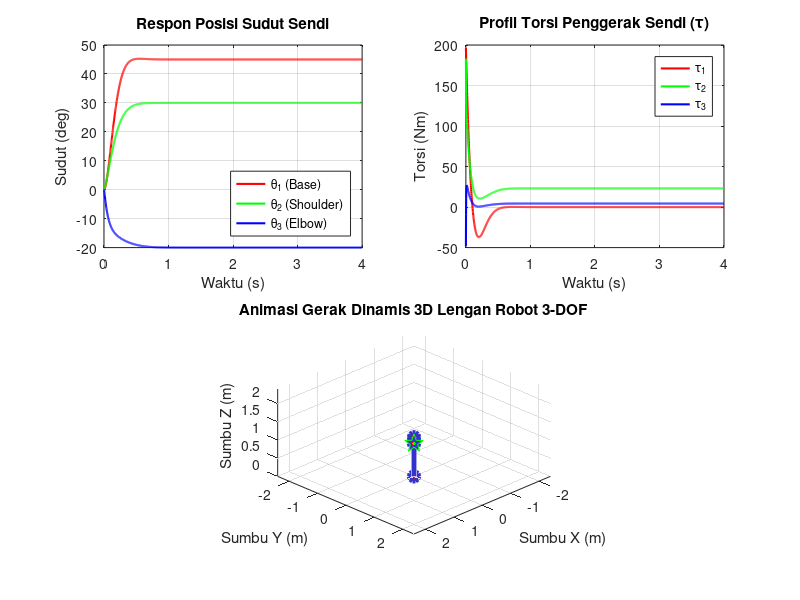

This figure's MATLAB source:
%% SIMULASI DINAMIKA ROBOT ARTICULATED 3-DOF (TIPE RRR - DH MODEL)
% Topik: Forward Dynamics & Pengendalian Torsi Sendi 3D
% Catatan: Dijalankan langsung dalam satu script tunggal tanpa fungsi terpisah.

clear; clc; close all;

%% 1. PARAMETER FISIK DAN GEOMETRI ROBOT
m1 = 3.0;    % Massa Link 1 / Base Assembly (kg)
m2 = 2.5;    % Massa Link 2 / Upper Arm (kg)
m3 = 1.5;    % Massa Link 3 / Forearm (kg)

d1 = 1.0;    % Tinggi Base ke Shoulder (m)
a2 = 0.8;    % Panjang Link Shoulder ke Elbow (m)
a3 = 0.6;    % Panjang Link Elbow ke End-Effector (m)

lc1 = d1 / 2; % Pusat massa Link 1 dari Base (m)
lc2 = a2 / 2; % Pusat massa Link 2 dari Shoulder (m)
lc3 = a3 / 2; % Pusat massa Link 3 dari Elbow (m)

I1 = 0.25;   % Momen inersia Link 1 (kg*m^2)
I2 = 0.20;   % Momen inersia Link 2 (kg*m^2)
I3 = 0.10;   % Momen inersia Link 3 (kg*m^2)

g = 9.81;    % Percepatan gravitasi (m/s^2)

%% 2. TARGET POSISI & GAIN KENDALI PD
% Target Sudut Sendi [theta1; theta2; theta3] (dalam radian)
q_target = [deg2rad(45); deg2rad(30); deg2rad(-20)];

% Matriks Gain Kendali PD (Proportional-Derivative) 3x3
Kp = diag([250, 300, 150]);
Kd = diag([40,  50,  20]);

%% 3. PARAMETER SIMULASI NUMERIK
dt = 0.002;          % Langkah waktu integrasi / sampling time (s)
t_end = 4.0;         % Total durasi simulasi (s)
t = 0:dt:t_end;
N = length(t);

% Pre-alokasi matriks data (3 x N)
q   = zeros(3, N);   % Posisi sudut sendi [theta1; theta2; theta3]
dq  = zeros(3, N);   % Kecepatan sudut sendi [dtheta1; dtheta2; dtheta3]
ddq = zeros(3, N);   % Percepatan sudut sendi [ddtheta1; ddtheta2; ddtheta3]
tau = zeros(3, N);   % Torsi aktuator sendi [tau1; tau2; tau3]

% Kondisi Awal Robot (Awalnya diam pada posisi 0 radian)
q(:, 1)  = [deg2rad(0); deg2rad(0); deg2rad(0)];
dq(:, 1) = [0; 0; 0];

%% 4. LOOP INTEGRASI NUMERIK (FORWARD DYNAMICS)
for k = 1:N-1
    % Ambil variabel status saat ini
    q1  = q(1, k);  q2  = q(2, k);  q3  = q(3, k);
    dq1 = dq(1, k); dq2 = dq(2, k); dq3 = dq(3, k);
    
    % --- Formulasi Matriks Inersia M(q) 3x3 ---
    % Sifat: Link 1 terpisah secara rotasi azimuthal, Link 2 & 3 saling terkoppel
    c2 = cos(q2);   s2 = sin(q2);
    c3 = cos(q3);   s3 = sin(q3);
    c23 = cos(q2 + q3); s23 = sin(q2 + q3);
    
    % Inersia Rotasi Base terhadap Z0
    r1_eff = a2*c2 + lc3*c23;
    r2_eff = lc2*c2;
    M11 = I1 + m2*r2_eff^2 + m3*r1_eff^2;
    
    % Inersia Planar Shoulder-Elbow (Bidang Pitch)
    M22 = I2 + I3 + m2*lc2^2 + m3*(a2^2 + lc3^2 + 2*a2*lc3*c3);
    M23 = I3 + m3*(lc3^2 + a2*lc3*c3);
    M32 = M23;
    M33 = I3 + m3*lc3^2;
    
    M = [M11, 0,   0;
         0,   M22, M23;
         0,   M32, M33];
    
    % --- Formulasi Matriks Coriolis & Sentrifugal C(q, dq) 3x3 ---
    h_c3 = m3*a2*lc3*s3;
    
    C11 = - (m2*lc2^2*s2*c2 + m3*r1_eff*(a2*s2 + lc3*s23))*dq2 - m3*r1_eff*lc3*s23*dq3;
    C12 = C11;
    C13 = 0;
    
    C21 = (m2*lc2^2*s2*c2 + m3*r1_eff*(a2*s2 + lc3*s23))*dq1;
    C22 = -h_c3 * dq3;
    C23 = -h_c3 * (dq2 + dq3);
    
    C31 = m3*r1_eff*lc3*s23*dq1;
    C32 = h_c3 * dq2;
    C33 = 0;
    
    C = [C11, C12, C13;
         C21, C22, C23;
         C31, C32, C33];
      
    % --- Formulasi Vektor Gravitasi G(q) 3x1 ---
    % Sendi 1 (Base) berputar horizontal -> tidak terpengaruh gravitasi
    G1 = 0;
    G2 = (m2*lc2 + m3*a2)*g*c2 + m3*lc3*g*c23;
    G3 = m3*lc3*g*c23;
    G = [G1; G2; G3];
    
    % --- Perhitungan Torsi Kendali PD + Kompensasi Gravitasi ---
    e  = q_target - q(:, k);   % Eror posisi
    de = -dq(:, k);            % Eror kecepatan (target dq = 0)
    
    tau(:, k) = Kp*e + Kd*de + G; 
    
    % --- Perhitungan Percepatan Sendi (Forward Dynamics): ddq = M \ (tau - C*dq - G) ---
    ddq(:, k) = M \ (tau(:, k) - C*dq(:, k) - G);
    
    % --- Integrasi Numerik Euler ---
    dq(:, k+1) = dq(:, k) + ddq(:, k) * dt;
    q(:, k+1)  = q(:, k)  + dq(:, k+1) * dt;
end

% Mengisi nilai torsi pada langkah waktu terakhir
tau(:, N) = tau(:, N-1);

%% 5. VISUALISASI HASIL SIMULASI
figure('Name', 'Simulasi Dinamika & Kendali Robot 3-DOF RRR', 'Color', [1 1 1]);

% Subplot 1: Respon Posisi Sudut Sendi
subplot(2, 2, 1);
plot(t, rad2deg(q(1, :)), 'r', 'LineWidth', 1.5); hold on; grid on;
plot(t, rad2deg(q(2, :)), 'g', 'LineWidth', 1.5);
plot(t, rad2deg(q(3, :)), 'b', 'LineWidth', 1.5);
% yline(rad2deg(q_target(1)), 'r--', '\theta_1 target');
% yline(rad2deg(q_target(2)), 'g--', '\theta_2 target');
% yline(rad2deg(q_target(3)), 'b--', '\theta_3 target');
xlabel('Waktu (s)'); ylabel('Sudut (deg)');
title('Respon Posisi Sudut Sendi');
legend('\theta_1 (Base)', '\theta_2 (Shoulder)', '\theta_3 (Elbow)', 'Location', 'southeast');

% Subplot 2: Profil Torsi Aktuator Sendi
subplot(2, 2, 2);
plot(t, tau(1, :), 'r', 'LineWidth', 1.5); hold on; grid on;
plot(t, tau(2, :), 'g', 'LineWidth', 1.5);
plot(t, tau(3, :), 'b', 'LineWidth', 1.5);
xlabel('Waktu (s)'); ylabel('Torsi (Nm)');
title('Profil Torsi Penggerak Sendi (\tau)');
legend('\tau_1', '\tau_2', '\tau_3', 'Location', 'northeast');

% Subplot 3 & 4: Animasi Pergerakan 3D Lengan Robot
subplot(2, 2, [3, 4]);
hold on; grid on; axis equal;
xlabel('Sumbu X (m)'); ylabel('Sumbu Y (m)'); zlabel('Sumbu Z (m)');
title('Animasi Gerak Dinamis 3D Lengan Robot 3-DOF');

r_total = d1 + a2 + a3;
xlim([-r_total, r_total]);
ylim([-r_total, r_total]);
zlim([0, r_total]);
view(135, 25);

% Plot elemen robot awal
h_arm = plot3([0, 0, 0, 0], [0, 0, 0, 0], [0, 0, 0, 0], '-o', 'LineWidth', 3.5, ...
    'MarkerSize', 7, 'MarkerFaceColor', 'r', 'Color', [0.2 0.2 0.8]);

% Visualisasi titik target menggunakan Forward Kinematics DH
x_t = (a2*cos(q_target(2)) + a3*cos(q_target(2)+q_target(3))) * cos(q_target(1));
y_t = (a2*cos(q_target(2)) + a3*cos(q_target(2)+q_target(3))) * sin(q_target(1));
z_t = d1 + a2*sin(q_target(2)) + a3*sin(q_target(2)+q_target(3));
plot3(x_t, y_t, z_t, 'gp', 'MarkerSize', 14, 'MarkerFaceColor', 'g', 'DisplayName', 'Target');

% Loop pembaruan animasi
step_anim = round(0.04 / dt); % Tampilkan bingkai setiap 0.04 detik
for k = 1:step_anim:N
    % Forward Kinematics pada step k
    th1_k = q(1, k); th2_k = q(2, k); th3_k = q(3, k);
    
    P0 = [0; 0; 0];
    P1 = [0; 0; d1];
    P2 = [ (a2*cos(th2_k)) * cos(th1_k);
           (a2*cos(th2_k)) * sin(th1_k);
           d1 + a2*sin(th2_k) ];
    P3 = [ (a2*cos(th2_k) + a3*cos(th2_k+th3_k)) * cos(th1_k);
           (a2*cos(th2_k) + a3*cos(th2_k+th3_k)) * sin(th1_k);
           d1 + a2*sin(th2_k) + a3*sin(th2_k+th3_k) ];
    
    set(h_arm, 'XData', [P0(1), P1(1), P2(1), P3(1)], ...
               'YData', [P0(2), P1(2), P2(2), P3(2)], ...
               'ZData', [P0(3), P1(3), P2(3), P3(3)]);
    drawnow;
end
